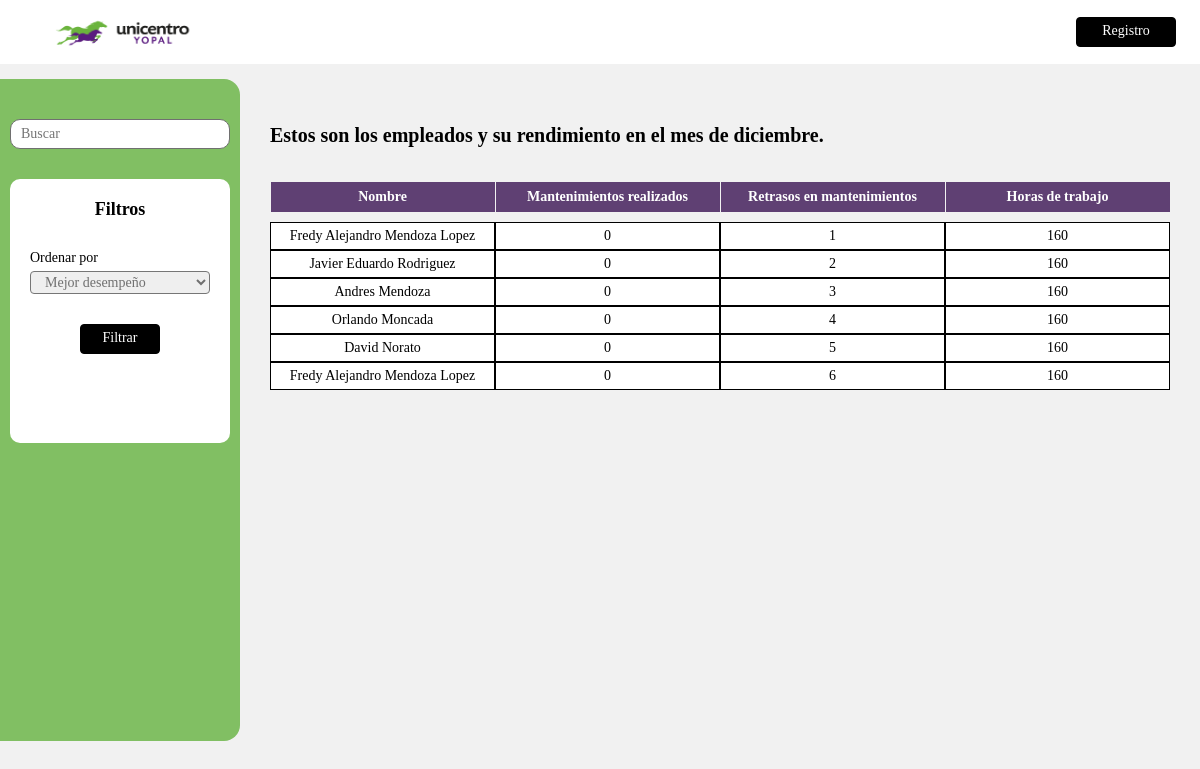
Page /rendimiento.php on the committed database.
### tables this page shows
CREATE TABLE `tecnicos` (
  `IDTecnico` int(11) NOT NULL,
  `nombreTecnico` varchar(50) NOT NULL,
  `correoTecnico` varchar(100) NOT NULL,
  `pwdTecnico` varchar(250) NOT NULL,
  `permisos` bit(1) NOT NULL

);

### includes/rendimiento.inc.php (the view, shortened to what this page needs)
<?php
$inc = include("includes/dbh.inc.php");
if($inc){
    $consulta = "SELECT IDTecnico, nombreTecnico FROM TECNICOS";
    $result = mysqli_query($conn, $consulta);
    if($result){
        while($row = $result->fetch_array()){
            $IDTecnico = $row['IDTecnico'];
            $consultaLlenar ="SELECT activos.nombreActivo, activos.descripcionActivo, activos_tecnicos.FechaUltMantenimiento, activos_tecnicos.retraso FROM activos_tecnicos INNER JOIN activos ON activos_tecnicos.IDActivo = activos.IDActivo INNER JOIN tecnicos ON activos_tecnicos.IDTecnico = tecnicos.IDTecnico WHERE activos_tecnicos.IDTecnico=".$IDTecnico;
            $resultado = mysqli_query($conn, $consultaLlenar);
            $cantidad = $resultado->num_rows;
            $nombre = $row['nombreTecnico'];
            ?>
                <button class="mantenimientos__fecha btn_drop mantenimientos__p"><p class=""><?php echo $nombre ?></p></button>
                <p class="mantenimientos__p"><?php echo $cantidad?></p>
                <p class="mantenimientos__p"><?php echo $IDTecnico?></p>
                <p class="mantenimientos__p">160</p>
            <?php
            }
        }
    }
?>

### rendimiento.php (shortened to what this page needs)
<!DOCTYPE html>
<html lang="es">
<head>
    <link rel="stylesheet" href="css/rendimiento.css">
    <link rel="stylesheet" href="css/navbar.css">
</head>
<body>
    <div class="container">
    <?php
        include('partials/navbar.php')
    ?>
        <div class="cuerpo">
            <div class="filtros">
                <input type="text" name="" class="filtros__input" placeholder="Buscar">
                <div class="filtros__menu-rendimiento">
                    <label for="" class="filtros__label-titulo"> Filtros </label>
                    <div class="filtros__maquina">
                        <label for="" class="filtros__label"> Ordenar por</label>
                        <select name="" id="" class="filtros__select">
                            <option value="">Mejor desempeño</option>
                        </select>
                    </div>
                    <a href = "#" class="filtros__boton">Filtrar</a>
                </div>
            </div>
            <div class="rendimiento">
                <h2 class="rendimiento__h2">Estos son los empleados y su rendimiento en el mes de diciembre.</h2>
                <p class="mantenimientos__titulos">Nombre</p>
                <p class="mantenimientos__titulos">Mantenimientos realizados</p>
                <p class="mantenimientos__titulos">Retrasos en mantenimientos</p>
                <p class="mantenimientos__titulos">Horas de trabajo</p>
                <?php
                    include_once("includes/rendimiento.inc.php");
                ?>
            </div>
        </div>
    </div>
</body>
</html>

### partials/navbar.php (shortened to what this page needs)
<nav class="navbar">
    <ul class="navbar__ul">
        <div class="navbar__container">
            <div class="container__user-functions">
            <a href='index.php' class='navbar__a'><img class='navbar__img' src='img/unicentro_logo.png' alt=''></a>
            </div>
            <div class="container__user-botons">
            <?php
                if(isset($_SESSION["correo"])){
                    echo "<li class='navbar__li'><a href='#' class='navbar__a'>Hola, ".$_SESSION["primerNombre"]."</a></li>";
                    echo "<a href = 'includes/logout.inc.php' class='navbar__boton'>Salir</a>";
                }
                else{
                    echo "<a href = 'registro.php' class='navbar__boton'>Registro</a>";
                }
            ?>
            </div>
        </div>
    </ul>
</nav>

### css/rendimiento.css (style rules this page uses)
* { font-size: 14px; font-family: Calibri; box-sizing: border-box; padding: 0; margin: 0; }
body { background-color: #F1F1F1; }
.container { height: 100vh; width: 100vw; }
.cuerpo { height: 92%; display: grid; grid-template-columns: 20% 80%; }
.filtros { margin: 15px 0; padding: 10px; height: 90%; display: flex; flex-direction: column; background-color: #81BF63; border-radius: 0 16px 16px 0; }
.filtros__input { margin: 30px 0px; height: 30px; border-radius: 10px; border: 1px solid #707070; padding:10px; transition: all .1s; }
.filtros__menu-rendimiento { color: #000; height: 33vh; padding:20px; background-color: #fff; display: flex; flex-direction: column; border-radius: 10px; gap: 30px; }
.filtros__label-titulo { font-size: 18px; text-align: center; font-weight: 800; }
.filtros__maquina { display: flex; flex-direction: column; gap: 5px; }
.filtros__select { padding: 2px 10px; border-radius: 4px; color: #707070; }
.filtros__boton { padding: 5px; text-align: center; height: 30px; width: 80px; margin: 0 auto; background-color: #000; color: #fff; border: 1px solid #000; border-radius: 4px; transition: all .2s; text-decoration: none; }
.rendimiento { margin: 60px 30px; display: grid; grid-template-columns: repeat(4,1fr); height: 20%; }
.rendimiento__h2 { font-size: 20px; grid-column: 1/6; }
.mantenimientos__titulos { color: #fff; display: flex; justify-content: center; align-items: center; border: none; height: 30px; background-color: #5F4073; margin: 35px .5px 10px; font-weight: 800; }
.mantenimientos__fecha { grid-column: 1/2; height: auto; }
.mantenimientos__p { padding: 5px; height: auto; background-color: #fff; display: flex; justify-content: center; align-items: center; border: 1px solid #000; }
.btn_drop { border: 1px solid #000; height: auto; }

### css/navbar.css (style rules this page uses)
.navbar { background-color: #fff; height: 8%; }
.navbar__ul { list-style: none; height: 100%; }
.container__user-functions { display: flex; height: 100%; width: 20%; justify-content: center; align-items: center; }
.navbar__a { color: #000; text-decoration: none; }
.navbar__container { height: 100%; display: flex; justify-content: space-between; align-items: center; }
.navbar__img { width: 150px; margin-top:5px }
.navbar__boton { padding: 5px; text-align: center; height: 30px; width: 100px; margin: 0 auto; background-color: #000; color: #fff; border: 1px solid #000; border-radius: 4px; transition: all .2s; text-decoration: none; }
.container__user-botons { margin-right: 2%; height: 100%; display: flex; align-items: center; }

### rows in the picture
tecnicos: nombreTecnico "Fredy Alejandro Mendoza Lopez", cantidad "0", IDTecnico "1"
tecnicos: nombreTecnico "Javier Eduardo Rodriguez", cantidad "0", IDTecnico "2"
tecnicos: nombreTecnico "Andres Mendoza", cantidad "0", IDTecnico "3"
tecnicos: nombreTecnico "Orlando Moncada", cantidad "0", IDTecnico "4"
tecnicos: nombreTecnico "David Norato", cantidad "0", IDTecnico "5"
tecnicos: nombreTecnico "Fredy Alejandro Mendoza Lopez", cantidad "0", IDTecnico "6"
